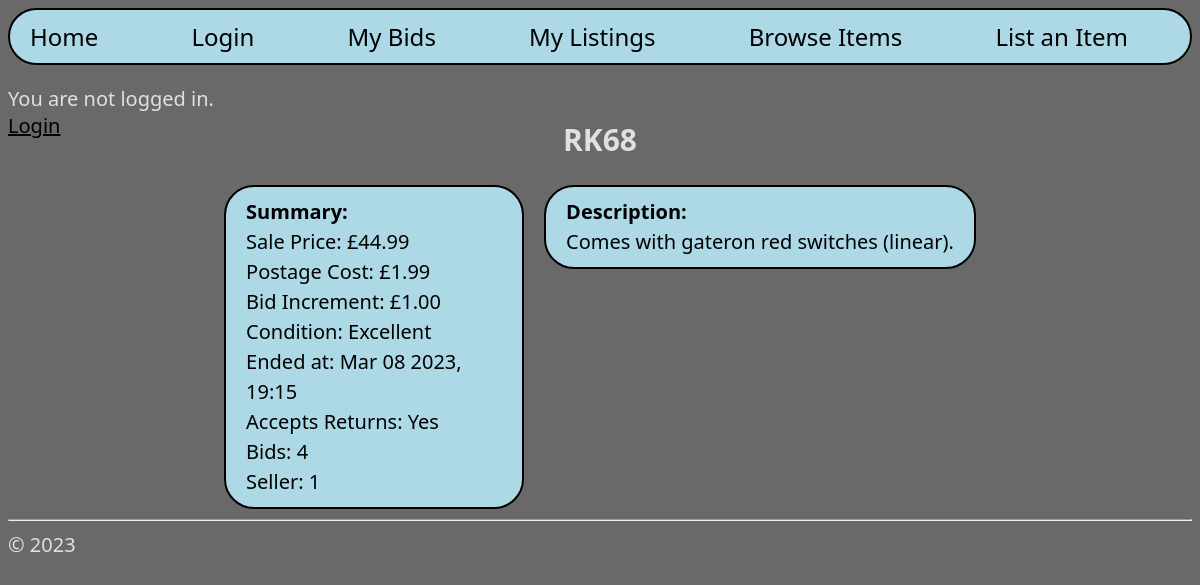
The app's page /11/ with its own data.
### hello/models.py (models this page shows, shortened)
class EndedItems(models.Model):
    name = models.CharField(max_length=50)
    salePrice = models.DecimalField(decimal_places=2, max_digits=10)
    postageCost = models.DecimalField(decimal_places=2, max_digits=10)
    bidIncrement = models.DecimalField(decimal_places=2, max_digits=10)
    conditionChoices = [
        ("new", "New"),
        ("excellent", "Excellent"),
        ("good", "Good"),
        ("used", "Used"),
        ("refurbished", "Refurbished"),
        ("partsOnly", "Parts Only"),
    ]
    condition = models.CharField(max_length=20, choices=conditionChoices)
    endDateTime = models.DateTimeField("Date/Time Logged")
    acceptReturns = models.BooleanField()
    description = models.TextField(max_length=1000)
    numBids = models.IntegerField()
    bidders = models.CharField(max_length=999999999, default='[]')
    sold = models.BooleanField()
    buyerId = models.IntegerField(blank=True, null=True)
    sellerId = models.IntegerField()
    destinationAddress = models.CharField(max_length=40, blank=True, null=True)
    def getBidders(self):
        return json.loads(self.bidders)
    def setBidders(self, value):
        self.bidders = json.dumps(value)
    biddersProperty = property(getBidders, setBidders)

### hello/views.py (the view)
# urls.py: path("<int:pk>/", views.endedItemDetail, name="endedItemDetail"),
def endedItemDetail(request, pk):
    item = get_object_or_404(EndedItems, pk=pk)
    return render(request, "hello/endedItemDetail.html", {"item": item, "username": getUsernameBalance(request)[0], "balance": str(getUsernameBalance(request)[1])})

### hello/views.py (called while the page is built)
def getUsernameBalance(request):
    username = None
    balance = None
    if request.user.is_authenticated:
        username = request.user.username
        pK = request.user.pk
        balance = Accounts.objects.get(user__pk=pK).balance
    return (username, balance)

### hello/templates/hello/endedItemDetail.html (shortened to what this page needs)
{% extends "hello/layout.html" %}
{% block loggedInAs %}
    {% if username %}
    <p style="color: rgb(224, 224, 224)">
        Logged in as {{ username }}.
        <br>
        Balance: £{{balance}}
        <br>
        <a href="{% url 'logout' %}">Logout</a>
    </p>
    {% else %}
    <p style="color: rgb(224, 224, 224)">
        You are not logged in.
        <br>
        <a href="{% url 'login' %}">Login</a>
    </p>
    {% endif %}
{% endblock %}
{% block subheader %}
<h2 style="margin-top: -40px;">
  {{ item.name }}
</h2>
{% endblock %}
{% block content %}
<div class="leftContainer" style="max-width: 300px;">
  <p class="textBlock" style="max-width: 260px;">
    <strong>Summary:</strong><br>
    Sale Price: £{{ item.salePrice }}<br>
    Postage Cost: £{{ item.postageCost }}<br>
    Bid Increment: £{{ item.bidIncrement }}<br>
    Condition: {{ item.get_condition_display }}<br>
    Ended at: {{ item.endDateTime|date:"M d Y, H:i" }}<br>
    Accepts Returns: {% if item.acceptReturns %}Yes{% else %}No{% endif %}<br>
    Bids: {{item.numBids}}<br>
    Seller: {{item.sellerId}}
  </p>
</div>
<div class="rightContainer" style="max-width: 50vw;">
  <p class="textBlock">
    <strong>Description:</strong><br>
    {{ item.description }}
  </p>
</div>
{% endblock %}

### hello/static/hello/site.css (style rules this page uses)
* { font-family: "Segoe UI"; color: black; }
.leftContainer { float: left; width: calc(100% - 300px); }
.rightContainer { float: left; margin-left: 20px; }
h2 { color: rgb(224, 224, 224); }
.textBlock { border: 2px solid black; border-radius: 30px; padding: 10px 20px; background-color: lightblue; line-height: 30px; margin: 0px 0px 0px 0px; }
body { background: dimgray; font-size: 20px; }

### records on screen
EndedItems: name "RK68", salePrice "44.99", postageCost "1.99", bidIncrement "1.00", condition "Excellent", endDateTime "Mar 08 2023, 19:15", numBids "4", sellerId "1", description "Comes with gateron red switches (linear)."
